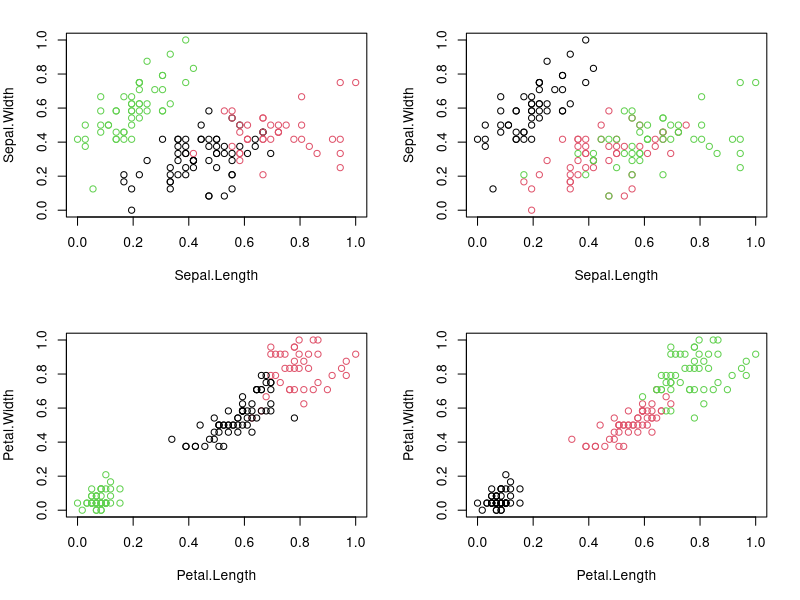

Source code (R):
#K-Means Clustering

require("datasets")
data("iris") # load Iris Dataset
str(iris) #view structure of dataset

summary(iris) #view statistical summary of dataset

head(iris, 3) #view top  rows of dataset

#Preprocess the dataset
#Since clustering is a type of Unsupervised Learning, 
#we would not require Class Label(output) during execution of our algorithm. 
#We will, therefore, remove Class Attribute “Species” and store it in another variable. 
#We would then normalize the attributes between 0 and 1 using our own function.

iris.new<- iris[,c(1,2,3,4)]
iris.class<- iris[,"Species"]
head(iris.new, 3)

head(iris.class, 3)

normalize <- function(x){
  return ((x-min(x))/(max(x)-min(x)))
}

iris.new$Sepal.Length<- normalize(iris.new$Sepal.Length)
iris.new$Sepal.Width<- normalize(iris.new$Sepal.Width)
iris.new$Petal.Length<- normalize(iris.new$Petal.Length)
iris.new$Petal.Width<- normalize(iris.new$Petal.Width)
head(iris.new)

#Apply the K-means clustering algorithm
result<- kmeans(iris.new,3) #aplly k-means algorithm with no. of centroids(k)=3
result$size # gives no. of records in each cluster

result$centers # gives value of cluster center datapoint value(3 centers for k=3)

result$cluster #gives cluster vector showing the custer where each record falls

#Verify results of clustering
par(mfrow=c(2,2), mar=c(5,4,2,2))
plot(iris.new[c(1,2)], col=result$cluster)# Plot to see how Sepal.Length and Sepal.Width data points have been distributed in clusters
plot(iris.new[c(1,2)], col=iris.class)# Plot to see how Sepal.Length and Sepal.Width data points have been distributed originally as per "class" attribute in dataset
plot(iris.new[c(3,4)], col=result$cluster)# Plot to see how Petal.Length and Petal.Width data points have been distributed in clusters
plot(iris.new[c(3,4)], col=iris.class)

table(result$cluster,iris.class)

#Results of the table show that Cluster 1 corresponds to Virginica, 
#Cluster 2 corresponds to Versicolor 
#and Cluster 3 to Setosa.

#Total number of correctly classified instances are: 36 + 47 + 50= 133
#Total number of incorrectly classified instances are: 3 + 14= 17

#How did the model do?
#TASK: Accuracy = number of correctly classified/(total classified) = 88.7%?
#i.e our model has achieved ?% accuracy!



